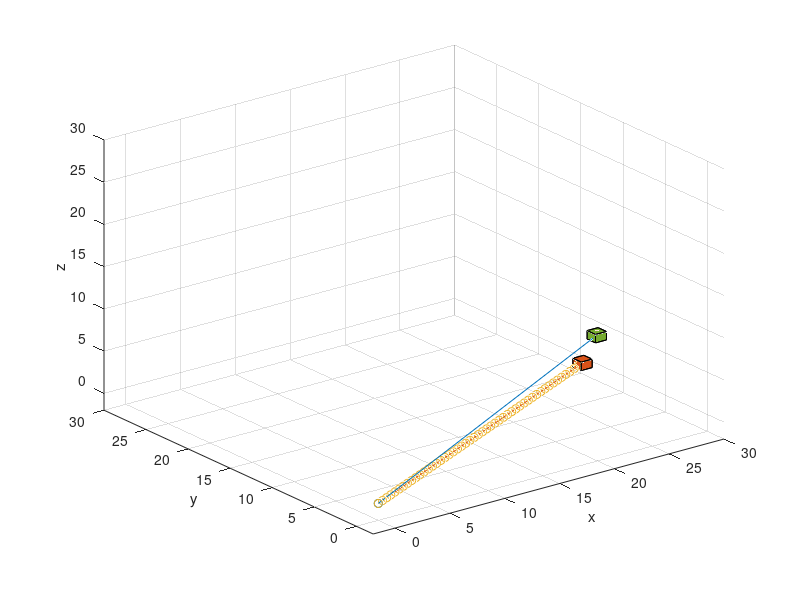

Recreate this plot in MATLAB. (Note: this script raises an error after producing the figure.)


function Trajectory_avoidance_projected_approach1

% Parameters
%%%%%%%%%%%%%%%%%%%%%%%%%%%%%%%%%%%%%%%%%%%%%%%%%%%%%%%%%%%%%%%%%%%%%%%%%%%
param.dt = 1E-2;        %Time step length
param.nbData = 50;      %Number of datapoints
param.nbIter = 5000;    %Number of iterations for iLQR
param.nbVarX = 3;       %State space dimension (x1,x2,x3)
param.nbVarU = 2;       %Control space dimension (dx1,dx2,dx3)
param.nbVarF = 2;       %Objective function dimension (f1,f2,f3, with f3 as orientation)
param.r = 50;           %Control weight term
param.fill = 'lqr';  %type of reconstruction

% defining the two objectives
param.Obj3d = [[20.; -1.;0], [20.; 1.;0]];
%param.Obj3d = [[22.; -4.], [5.; 5.]];
%param.Obj3d = [[15.; 6.], [-2.; 3.]];
param.Obj3d = [[23; 4;10], [24; 7;5]];

% Initial robot pose
x0_3d = [0;0;0];


% generate the trajectory to be avoided
param.traj3d = zeros(param.nbVarX, param.nbData);
param.traj3d(1,:) = linspace(0,param.Obj3d(1,2),param.nbData);
param.traj3d(2,:) = linspace(0,param.Obj3d(2,2),param.nbData);
param.traj3d(3,:) = linspace(0,param.Obj3d(3,2),param.nbData);

% plotting the initial situation
figure
hold on
scatter3(x0_3d(1),x0_3d(2),x0_3d(3));
scatter3(param.Obj3d(1,:),param.Obj3d(2,:), param.Obj3d(3,:));
scatter3(param.traj3d(1,:), param.traj3d(2,:), param.traj3d(3,:));
plot3([x0_3d(1) param.Obj3d(1,1)],[x0_3d(2) param.Obj3d(2,1)],[x0_3d(3) param.Obj3d(3,1)]);
plot3([x0_3d(1) param.Obj3d(1,2)],[x0_3d(2) param.Obj3d(2,2)],[x0_3d(3) param.Obj3d(3,2)]); 

size_rec = 0.5;
% bottom rect
rec1_1x = [param.Obj3d(1,1)-size_rec, param.Obj3d(1,1)+size_rec,param.Obj3d(1,1)+size_rec, param.Obj3d(1,1)-size_rec];
rec1_1y = [param.Obj3d(2,1)-size_rec, param.Obj3d(2,1)-size_rec,param.Obj3d(2,1)+size_rec, param.Obj3d(2,1)+size_rec];
rec1_1z = [param.Obj3d(3,1)-size_rec, param.Obj3d(3,1)-size_rec,param.Obj3d(3,1)-size_rec, param.Obj3d(3,1)-size_rec];
patch(rec1_1x,rec1_1y,rec1_1z,[0.4660 0.6740 0.1880]);
% top rect
rec1_2x = [param.Obj3d(1,1)-size_rec, param.Obj3d(1,1)+size_rec,param.Obj3d(1,1)+size_rec, param.Obj3d(1,1)-size_rec];
rec1_2y = [param.Obj3d(2,1)-size_rec, param.Obj3d(2,1)-size_rec,param.Obj3d(2,1)+size_rec, param.Obj3d(2,1)+size_rec];
rec1_2z = [param.Obj3d(3,1)+size_rec, param.Obj3d(3,1)+size_rec,param.Obj3d(3,1)+size_rec, param.Obj3d(3,1)+size_rec];
patch(rec1_2x,rec1_2y,rec1_2z,[0.4660 0.6740 0.1880]);
% front rect 
rec1_3x = [param.Obj3d(1,1)-size_rec, param.Obj3d(1,1)+size_rec,param.Obj3d(1,1)+size_rec, param.Obj3d(1,1)-size_rec];
rec1_3y = [param.Obj3d(2,1)-size_rec, param.Obj3d(2,1)-size_rec,param.Obj3d(2,1)-size_rec, param.Obj3d(2,1)-size_rec];
rec1_3z = [param.Obj3d(3,1)-size_rec, param.Obj3d(3,1)-size_rec,param.Obj3d(3,1)+size_rec, param.Obj3d(3,1)+size_rec];
patch(rec1_3x,rec1_3y,rec1_3z,[0.4660 0.6740 0.1880]);
% back rect
rec1_4x = [param.Obj3d(1,1)-size_rec, param.Obj3d(1,1)+size_rec,param.Obj3d(1,1)+size_rec, param.Obj3d(1,1)-size_rec];
rec1_4y = [param.Obj3d(2,1)+size_rec, param.Obj3d(2,1)+size_rec,param.Obj3d(2,1)+size_rec, param.Obj3d(2,1)+size_rec];
rec1_4z = [param.Obj3d(3,1)-size_rec, param.Obj3d(3,1)-size_rec,param.Obj3d(3,1)+size_rec, param.Obj3d(3,1)+size_rec];
patch(rec1_4x,rec1_4y,rec1_4z,[0.4660 0.6740 0.1880]);
% right rect
rec1_5x = [param.Obj3d(1,1)+size_rec, param.Obj3d(1,1)+size_rec,param.Obj3d(1,1)+size_rec, param.Obj3d(1,1)+size_rec];
rec1_5y = [param.Obj3d(2,1)-size_rec, param.Obj3d(2,1)+size_rec,param.Obj3d(2,1)+size_rec, param.Obj3d(2,1)-size_rec];
rec1_5z = [param.Obj3d(3,1)-size_rec, param.Obj3d(3,1)-size_rec,param.Obj3d(3,1)+size_rec, param.Obj3d(3,1)+size_rec];
patch(rec1_5x,rec1_5y,rec1_5z,[0.4660 0.6740 0.1880]);
% left rect
rec1_6x = [param.Obj3d(1,1)-size_rec, param.Obj3d(1,1)-size_rec,param.Obj3d(1,1)-size_rec, param.Obj3d(1,1)-size_rec];
rec1_6y = [param.Obj3d(2,1)-size_rec, param.Obj3d(2,1)+size_rec,param.Obj3d(2,1)+size_rec, param.Obj3d(2,1)-size_rec];
rec1_6z = [param.Obj3d(3,1)-size_rec, param.Obj3d(3,1)-size_rec,param.Obj3d(3,1)+size_rec, param.Obj3d(3,1)+size_rec];
patch(rec1_6x,rec1_6y,rec1_6z,[0.4660 0.6740 0.1880]);

% Second rectangel
% bottom rect
rec2_1x = [param.Obj3d(1,2)-size_rec, param.Obj3d(1,2)+size_rec,param.Obj3d(1,2)+size_rec, param.Obj3d(1,2)-size_rec];
rec2_1y = [param.Obj3d(2,2)-size_rec, param.Obj3d(2,2)-size_rec,param.Obj3d(2,2)+size_rec, param.Obj3d(2,2)+size_rec];
rec2_1z = [param.Obj3d(3,2)-size_rec, param.Obj3d(3,2)-size_rec,param.Obj3d(3,2)-size_rec, param.Obj3d(3,2)-size_rec];
patch(rec2_1x,rec2_1y,rec2_1z, [0.8500 0.3250 0.0980]);
% top rect
rec2_2x = [param.Obj3d(1,2)-size_rec, param.Obj3d(1,2)+size_rec,param.Obj3d(1,2)+size_rec, param.Obj3d(1,2)-size_rec];
rec2_2y = [param.Obj3d(2,2)-size_rec, param.Obj3d(2,2)-size_rec,param.Obj3d(2,2)+size_rec, param.Obj3d(2,2)+size_rec];
rec2_2z = [param.Obj3d(3,2)+size_rec, param.Obj3d(3,2)+size_rec,param.Obj3d(3,2)+size_rec, param.Obj3d(3,2)+size_rec];
patch(rec2_2x,rec2_2y,rec2_2z,[0.8500 0.3250 0.0980]);
% front rect 
rec2_3x = [param.Obj3d(1,2)-size_rec, param.Obj3d(1,2)+size_rec,param.Obj3d(1,2)+size_rec, param.Obj3d(1,2)-size_rec];
rec2_3y = [param.Obj3d(2,2)-size_rec, param.Obj3d(2,2)-size_rec,param.Obj3d(2,2)-size_rec, param.Obj3d(2,2)-size_rec];
rec2_3z = [param.Obj3d(3,2)-size_rec, param.Obj3d(3,2)-size_rec,param.Obj3d(3,2)+size_rec, param.Obj3d(3,2)+size_rec];
patch(rec2_3x,rec2_3y,rec2_3z,[0.8500 0.3250 0.0980]);
% back rect
rec2_4x = [param.Obj3d(1,2)-size_rec, param.Obj3d(1,2)+size_rec,param.Obj3d(1,2)+size_rec, param.Obj3d(1,2)-size_rec];
rec2_4y = [param.Obj3d(2,2)+size_rec, param.Obj3d(2,2)+size_rec,param.Obj3d(2,2)+size_rec, param.Obj3d(2,2)+size_rec];
rec2_4z = [param.Obj3d(3,2)-size_rec, param.Obj3d(3,2)-size_rec,param.Obj3d(3,2)+size_rec, param.Obj3d(3,2)+size_rec];
patch(rec2_4x,rec2_4y,rec2_4z,[0.8500 0.3250 0.0980]);
% right rect
rec2_5x = [param.Obj3d(1,2)+size_rec, param.Obj3d(1,2)+size_rec,param.Obj3d(1,2)+size_rec, param.Obj3d(1,2)+size_rec];
rec2_5y = [param.Obj3d(2,2)-size_rec, param.Obj3d(2,2)+size_rec,param.Obj3d(2,2)+size_rec, param.Obj3d(2,2)-size_rec];
rec2_5z = [param.Obj3d(3,2)-size_rec, param.Obj3d(3,2)-size_rec,param.Obj3d(3,2)+size_rec, param.Obj3d(3,2)+size_rec];
patch(rec2_5x,rec2_5y,rec2_5z,[0.8500 0.3250 0.0980]);
% left rect
rec2_6x = [param.Obj3d(1,2)-size_rec, param.Obj3d(1,2)-size_rec,param.Obj3d(1,2)-size_rec, param.Obj3d(1,2)-size_rec];
rec2_6y = [param.Obj3d(2,2)-size_rec, param.Obj3d(2,2)+size_rec,param.Obj3d(2,2)+size_rec, param.Obj3d(2,2)-size_rec];
rec2_6z = [param.Obj3d(3,2)-size_rec, param.Obj3d(3,2)-size_rec,param.Obj3d(3,2)+size_rec, param.Obj3d(3,2)+size_rec];
patch(rec2_6x,rec2_6y,rec2_6z,[0.8500 0.3250 0.0980]);

xlabel('x');
ylabel('y');
zlabel('z');
xlim([-2,30]);
ylim([-2,30]);
zlim([-2,30]);
grid on;
view(3);
hold off

% defining the point of view of the observer
pov = [12; 10; 25];
ThetaX = -pi/2;
ThetaY = 0;
ThetaZ = 0;

param.Obj = Point_Projection(param.Obj3d,ThetaX, ThetaY, ThetaZ, pov);

param.traj = Point_Projection(param.traj3d,ThetaX, ThetaY, ThetaZ, pov);

% computing the covariance matrix of the various goals
X_obj = param.Obj - mean(param.Obj, 2);
M = 2;
Cov = X_obj*X_obj'/(M-1);
epsilon = 1E-4 * diag(ones(2));
Cov = Cov + epsilon; % ensure not to have a singular matrixx

% Compute the eigenvectos of the covariance matrix
[eig_vec, D] = eig(Cov);
eig_max = max(D, [], 'all');

% tuning the weights as a function of the eigenvalues
% start by sorting the eigenvalues and rearanging eigenvectors
[~,I] = sort(diag(D),'descend');
eig_vec = eig_vec(:,I);
D = diag([10,5])/eig_max;

scaling_fact = 10000;

param.w2 = linspace(100000, 80000, param.nbData);

q = zeros(1,param.nbData);
q(:) = scaling_fact;
param.Q2 = kron(diag(q), eig_vec*D*eig_vec');

% Q1 brings end effector to right goal
param.Qf = 10*param.w2(1)*param.nbData*scaling_fact;
Mat1 = eye(param.nbData);
Mat1(param.nbData, param.nbData) = param.Qf; %terminal weight
param.Q1 = kron(Mat1, eig_vec*eye(param.nbVarX-1)*eig_vec'*100);

% Defining the control matrix
R = speye((param.nbData-1)*param.nbVarU)*param.r;


% Iterative LQR (iLQR)
%%%%%%%%%%%%%%%%%%%%%%%%%%%%%%%%%%%%%%%%%%%%%%%%%%%%%%%%%%%%%%%%%%%%%%%%%%%
u = zeros(param.nbVarU*(param.nbData-1), 1); %Initial commands

% projecting it on viewspace
x0 = Point_Projection(x0_3d, ThetaX, ThetaY, ThetaZ, pov);

% Transfer matrices (for linear system as single integrator)
Su0 = [zeros(param.nbVarX-1, (param.nbVarX-1)*(param.nbData-1)); tril(kron(ones(param.nbData-1), eye(param.nbVarX-1)*param.dt))];
Sx0 = kron(ones(param.nbData,1), eye(param.nbVarX-1));

for n=1:param.nbIter	
	x = reshape(Su0 * u + Sx0 * x0, param.nbVarX-1, param.nbData); %System evolution  
    
    % computing the Jacobians and Hessian of the cost function 
    Jx = Gradient_x(x, param);
    Ju = 2*R*u;
    
    Hxx = Hess_x(x, param);
    Huu = 2*R;
    
    %calculating the update step
    du = (Su0'*Hxx*Su0 + Huu)^(-1)*(-Su0'*Jx-Ju);
    
	%Estimate step size with backtracking line search method
	
	alpha = 1;
	cost0 = cost_fct(x, u, param, R);
    
	while 1
		utmp = u + du * alpha;
		xtmp = reshape(Su0 * utmp + Sx0 * x0, param.nbVarX-1, param.nbData); %System evolution
        
        cost = cost_fct(xtmp, utmp, param, R);
        
        if cost < cost0 || alpha < 1E-3
			break;
        end
        
		alpha = alpha * 0.5;
    end
    
	u = u + du * alpha;
    
    clc;
    display(n);
	
	if norm(du * alpha) < 1E-3
		break; %Stop iLQR when solution is reached
    end
    
end
disp(['iLQR converged in ' num2str(n) ' iterations.']);

%retransforming everything in original frame



%% Plot state space
%%%%%%%%%%%%%%%%%%%%%%%%%%%%%%%%%%%%%%%%%%%%%%%%%%%%%%%%%%%%%%%%%%%%%%%%%%%
if abs(x(1,param.nbData) - param.Obj(1,1)) < 1E-5
    if abs(x(2, param.nbData) -param.Obj(2,1)) < 1E-5
        
            display("reached goal point");
     
    end
end


x3d = Point_projection_inverse(x, ThetaX, ThetaY, ThetaZ, pov, param, x0_3d);
    
figure('position',[10,10,600,600], 'color', [1 1 1]);
hold on;

size_rec = 0.75;
rec1_x = [param.Obj(1,1)-size_rec, param.Obj(1,1)-size_rec,  param.Obj(1,1)+size_rec, param.Obj(1,1)+size_rec];
rec1_y = [param.Obj(2,1)-size_rec, param.Obj(2,1)+size_rec, param.Obj(2,1)+size_rec, param.Obj(2,1)-size_rec];
rec2_x = [param.Obj(1,2)-size_rec, param.Obj(1,2)-size_rec,  param.Obj(1,2)+size_rec, param.Obj(1,2)+size_rec];
rec2_y = [param.Obj(2,2)-size_rec, param.Obj(2,2)+size_rec, param.Obj(2,2)+size_rec, param.Obj(2,2)-size_rec];
patch(rec1_x, rec1_y, [0.4660 0.6740 0.1880]);
patch(rec2_x, rec2_y, [0.8500 0.3250 0.0980]);

plot(x(1,:),x(2,:), "LineWidth", 1.5, "Marker", 'o')

% plotting fastest path
plot([x0(1) param.Obj(1,2)], [x0(2) param.Obj(2,2)], 'color', [0.4940 0.1840 0.5560], "LineWidth", 0.8, "LineStyle", '--');
plot([x0(1) param.Obj(1,1)], [x0(2) param.Obj(2,1)], 'color', [0.4940 0.1840 0.5560], "LineWidth", 0.8, "LineStyle", '--');

% showing point of view
% scatter(pov(1),pov(2));
xlim([-10 22]);
ylim([-16 16]);
xlabel('x');
ylabel('y');
axis off
grid off
hold off;

figure('position',[10,10,600,600], 'color', [1 1 1]);
hold on
grid on

plot3(x3d(1,:),x3d(2,:),x3d(3,:), "LineWidth", 1.5);
% scatter3(x0_3d(1), x0_3d(2), x0_3d(3));
% scatter3(param.Obj3d(1,:), param.Obj3d(2,:), param.Obj3d(3,:));
% plotting the objectives
plot3([x0_3d(1) param.Obj3d(1,1)], [x0_3d(2) param.Obj3d(2,1)], [x0_3d(3) param.Obj3d(3,1)], 'color', [0.4940 0.1840 0.5560], "LineWidth", 0.8, "LineStyle", '--');
plot3([x0_3d(1) param.Obj3d(1,2)], [x0_3d(2) param.Obj3d(2,2)], [x0_3d(3) param.Obj3d(3,2)], 'color', [0.4940 0.1840 0.5560], "LineWidth", 0.8, "LineStyle", '--');
% bottom rect
size_rec = 1;
rec1_1x = [param.Obj3d(1,1)-size_rec, param.Obj3d(1,1)+size_rec,param.Obj3d(1,1)+size_rec, param.Obj3d(1,1)-size_rec];
rec1_1y = [param.Obj3d(2,1)-size_rec, param.Obj3d(2,1)-size_rec,param.Obj3d(2,1)+size_rec, param.Obj3d(2,1)+size_rec];
rec1_1z = [param.Obj3d(3,1)-size_rec, param.Obj3d(3,1)-size_rec,param.Obj3d(3,1)-size_rec, param.Obj3d(3,1)-size_rec];
patch(rec1_1x,rec1_1y,rec1_1z,[0.4660 0.6740 0.1880]);
% top rect
rec1_2x = [param.Obj3d(1,1)-size_rec, param.Obj3d(1,1)+size_rec,param.Obj3d(1,1)+size_rec, param.Obj3d(1,1)-size_rec];
rec1_2y = [param.Obj3d(2,1)-size_rec, param.Obj3d(2,1)-size_rec,param.Obj3d(2,1)+size_rec, param.Obj3d(2,1)+size_rec];
rec1_2z = [param.Obj3d(3,1)+size_rec, param.Obj3d(3,1)+size_rec,param.Obj3d(3,1)+size_rec, param.Obj3d(3,1)+size_rec];
patch(rec1_2x,rec1_2y,rec1_2z,[0.4660 0.6740 0.1880]);
% front rect 
rec1_3x = [param.Obj3d(1,1)-size_rec, param.Obj3d(1,1)+size_rec,param.Obj3d(1,1)+size_rec, param.Obj3d(1,1)-size_rec];
rec1_3y = [param.Obj3d(2,1)-size_rec, param.Obj3d(2,1)-size_rec,param.Obj3d(2,1)-size_rec, param.Obj3d(2,1)-size_rec];
rec1_3z = [param.Obj3d(3,1)-size_rec, param.Obj3d(3,1)-size_rec,param.Obj3d(3,1)+size_rec, param.Obj3d(3,1)+size_rec];
patch(rec1_3x,rec1_3y,rec1_3z,[0.4660 0.6740 0.1880]);
% back rect
rec1_4x = [param.Obj3d(1,1)-size_rec, param.Obj3d(1,1)+size_rec,param.Obj3d(1,1)+size_rec, param.Obj3d(1,1)-size_rec];
rec1_4y = [param.Obj3d(2,1)+size_rec, param.Obj3d(2,1)+size_rec,param.Obj3d(2,1)+size_rec, param.Obj3d(2,1)+size_rec];
rec1_4z = [param.Obj3d(3,1)-size_rec, param.Obj3d(3,1)-size_rec,param.Obj3d(3,1)+size_rec, param.Obj3d(3,1)+size_rec];
patch(rec1_4x,rec1_4y,rec1_4z,[0.4660 0.6740 0.1880]);
% right rect
rec1_5x = [param.Obj3d(1,1)+size_rec, param.Obj3d(1,1)+size_rec,param.Obj3d(1,1)+size_rec, param.Obj3d(1,1)+size_rec];
rec1_5y = [param.Obj3d(2,1)-size_rec, param.Obj3d(2,1)+size_rec,param.Obj3d(2,1)+size_rec, param.Obj3d(2,1)-size_rec];
rec1_5z = [param.Obj3d(3,1)-size_rec, param.Obj3d(3,1)-size_rec,param.Obj3d(3,1)+size_rec, param.Obj3d(3,1)+size_rec];
patch(rec1_5x,rec1_5y,rec1_5z,[0.4660 0.6740 0.1880]);
% left rect
rec1_6x = [param.Obj3d(1,1)-size_rec, param.Obj3d(1,1)-size_rec,param.Obj3d(1,1)-size_rec, param.Obj3d(1,1)-size_rec];
rec1_6y = [param.Obj3d(2,1)-size_rec, param.Obj3d(2,1)+size_rec,param.Obj3d(2,1)+size_rec, param.Obj3d(2,1)-size_rec];
rec1_6z = [param.Obj3d(3,1)-size_rec, param.Obj3d(3,1)-size_rec,param.Obj3d(3,1)+size_rec, param.Obj3d(3,1)+size_rec];
patch(rec1_6x,rec1_6y,rec1_6z,[0.4660 0.6740 0.1880]);

% Second rectangel
% bottom rect
rec2_1x = [param.Obj3d(1,2)-size_rec, param.Obj3d(1,2)+size_rec,param.Obj3d(1,2)+size_rec, param.Obj3d(1,2)-size_rec];
rec2_1y = [param.Obj3d(2,2)-size_rec, param.Obj3d(2,2)-size_rec,param.Obj3d(2,2)+size_rec, param.Obj3d(2,2)+size_rec];
rec2_1z = [param.Obj3d(3,2)-size_rec, param.Obj3d(3,2)-size_rec,param.Obj3d(3,2)-size_rec, param.Obj3d(3,2)-size_rec];
patch(rec2_1x,rec2_1y,rec2_1z,[0.8500 0.3250 0.0980]);
% top rect
rec2_2x = [param.Obj3d(1,2)-size_rec, param.Obj3d(1,2)+size_rec,param.Obj3d(1,2)+size_rec, param.Obj3d(1,2)-size_rec];
rec2_2y = [param.Obj3d(2,2)-size_rec, param.Obj3d(2,2)-size_rec,param.Obj3d(2,2)+size_rec, param.Obj3d(2,2)+size_rec];
rec2_2z = [param.Obj3d(3,2)+size_rec, param.Obj3d(3,2)+size_rec,param.Obj3d(3,2)+size_rec, param.Obj3d(3,2)+size_rec];
patch(rec2_2x,rec2_2y,rec2_2z,[0.8500 0.3250 0.0980]);
% front rect 
rec2_3x = [param.Obj3d(1,2)-size_rec, param.Obj3d(1,2)+size_rec,param.Obj3d(1,2)+size_rec, param.Obj3d(1,2)-size_rec];
rec2_3y = [param.Obj3d(2,2)-size_rec, param.Obj3d(2,2)-size_rec,param.Obj3d(2,2)-size_rec, param.Obj3d(2,2)-size_rec];
rec2_3z = [param.Obj3d(3,2)-size_rec, param.Obj3d(3,2)-size_rec,param.Obj3d(3,2)+size_rec, param.Obj3d(3,2)+size_rec];
patch(rec2_3x,rec2_3y,rec2_3z,[0.8500 0.3250 0.0980]);
% back rect
rec2_4x = [param.Obj3d(1,2)-size_rec, param.Obj3d(1,2)+size_rec,param.Obj3d(1,2)+size_rec, param.Obj3d(1,2)-size_rec];
rec2_4y = [param.Obj3d(2,2)+size_rec, param.Obj3d(2,2)+size_rec,param.Obj3d(2,2)+size_rec, param.Obj3d(2,2)+size_rec];
rec2_4z = [param.Obj3d(3,2)-size_rec, param.Obj3d(3,2)-size_rec,param.Obj3d(3,2)+size_rec, param.Obj3d(3,2)+size_rec];
patch(rec2_4x,rec2_4y,rec2_4z,[0.8500 0.3250 0.0980]);
% right rect
rec2_5x = [param.Obj3d(1,2)+size_rec, param.Obj3d(1,2)+size_rec,param.Obj3d(1,2)+size_rec, param.Obj3d(1,2)+size_rec];
rec2_5y = [param.Obj3d(2,2)-size_rec, param.Obj3d(2,2)+size_rec,param.Obj3d(2,2)+size_rec, param.Obj3d(2,2)-size_rec];
rec2_5z = [param.Obj3d(3,2)-size_rec, param.Obj3d(3,2)-size_rec,param.Obj3d(3,2)+size_rec, param.Obj3d(3,2)+size_rec];
patch(rec2_5x,rec2_5y,rec2_5z,[0.8500 0.3250 0.0980]);
% left rect
rec2_6x = [param.Obj3d(1,2)-size_rec, param.Obj3d(1,2)-size_rec,param.Obj3d(1,2)-size_rec, param.Obj3d(1,2)-size_rec];
rec2_6y = [param.Obj3d(2,2)-size_rec, param.Obj3d(2,2)+size_rec,param.Obj3d(2,2)+size_rec, param.Obj3d(2,2)-size_rec];
rec2_6z = [param.Obj3d(3,2)-size_rec, param.Obj3d(3,2)-size_rec,param.Obj3d(3,2)+size_rec, param.Obj3d(3,2)+size_rec];
patch(rec2_6x,rec2_6y,rec2_6z,[0.8500 0.3250 0.0980]);

% plotting the point of view
Rx = [1 0 0; 0 cos(ThetaX) -sin(ThetaX); 0 sin(ThetaX) cos(ThetaX)];
Ry = [cos(ThetaY) 0 sin(ThetaY); 0 1 0; -sin(ThetaY) 0 cos(ThetaY)];
Rz = [cos(ThetaZ) -sin(ThetaZ) 0; sin(ThetaZ) cos(ThetaZ) 0; 0 0 1];

ey = [0;6;0];
ey_new = Rz*Ry*Rx*ey;

quiver3(pov(1), pov(2), pov(3), ey_new(1), ey_new(2), ey_new(3),"LineWidth", 5, 'color', 'b');
draw_cube(pov, 1, [0.9290 0.6940 0.1250])

xlim([-2,28]);
ylim([-15,15]);
zlim([-2,28]);
xlabel('x');
ylabel('y');
zlabel('z');

view(3);
hold off;

end



function Jx = Gradient_x(X, param)
    %{ 
    Computes the gradient of the cost function with respect to the x
    X: (NxM) datapoints
    Jx: (NMx1) vector containing the gradient of each step

    %}
    
    X1 = reshape(X-param.Obj(:,1), (param.nbVarX-1)*param.nbData,1);
    Q2 = param.Q2;
    Jx = 2*param.Q1*X1;
    for i = 2:param.nbData
        
        X2 = reshape(X-param.traj(:,i), (param.nbVarX-1)*param.nbData,1);
        
        Jx = Jx - param.w2(i)*2*param.Q2*X2/((X2'*Q2*X2));
    end
 

end

function Jx = Gradient_plot(X,param)


    Q1 = param.Q1(1:2,1:2);
    Q2 = param.Q2(1:2,1:2);
    [N,M] = size(X);
    Jx = zeros(N,M);
    
    for k = 1:M
       X1 = X(:,k) - param.Obj(:,1);
       Jx(:,k) =  Q1*X1;
       for i = 1:50
           
           X2 = X(:,k) - param.traj(:,i);
           Jx(:,k) = Jx(:,k)-param.w2(i)*2*Q2*X2/(X2'*Q2*X2);
       end
        
        
    end



end

function Hxx = Hess_x(X, param)
    %{
    Returns the Hessian of the cost function around each one of the
    datapoints
    X (NxM) input data
    Hxx (N*NbrDataPoints) square matrix
    %}
    
    Q1 = param.Q1;
    Q2 = param.Q2;
    Hxx = 2*Q1;
    for i = 2:param.nbData
        
        X2 = reshape(X-param.traj(:,i), (param.nbVarX-1)*param.nbData,1);


        Hxx = Hxx-param.w2(i)*((2*Q2/((X2'*Q2*X2)) - 4*Q2*X2*(Q2*X2)'/((X2'*Q2*X2)^2)));
    end
     
    
end

function cost = cost_fct(X, U, param, R)
    %{
    X (NxM)

    %}
    X1 = reshape(X-param.Obj(:,1), (param.nbVarX-1)*param.nbData,1);
    Q1 = param.Q1;
    Q2 = param.Q2;
    cost = X1'*Q1*X1 + U'*R*U;
    
    for i = 2:param.nbData-1
       
        
        X2 = reshape(X-param.traj(:,i), (param.nbVarX-1)*param.nbData,1);
        cost = cost -param.w2(i)*log((X2'*Q2*X2));

    end
end

function cost = cost_plot(X, param)
    
    Q1 = param.Q1(1:2,1:2);
    Q2 = param.Q2(1:2,1:2);
    [~,M] = size(X);
    cost = zeros(1,M);
    
    for k = 1:M
       X1 = X(:,k) - param.Obj(:,1);
       cost(:,k) =  X1'*Q1*X1;
%            X2 = X(:,k) - param.traj(:,10);
%            cost(:,k) = cost(:,k)-param.w2*log(X2'*Q2*X2);
       for i = 1:50
  
           X2 = X(:,k) - param.traj(:,i);
           cost(:,k) = cost(:,k)-param.w2(i)*log(X2'*Q2*X2);
       end
           
    end

end
